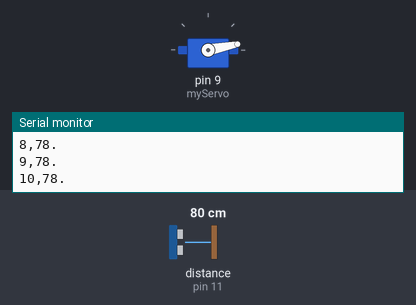
The sketch below on a simulated Arduino Uno, built with avr-gcc and run on an emulated ATmega328P. On the bench: servo, the last lines printed to the serial monitor. Wiring (inferred from the names in the program): ultrasonic range finder: trigger pin 10; echo pin 11. The test bench sets the inputs (shaded band); at power-on: distance to the obstacle (sensor on pin 11) 80 cm. The echo pulse lasts 58.3 µs per cm.

Above: at 1.2 s.
1.3 s: distance to the obstacle (sensor on pin 11) set to 2 cm
At 2.42 s:
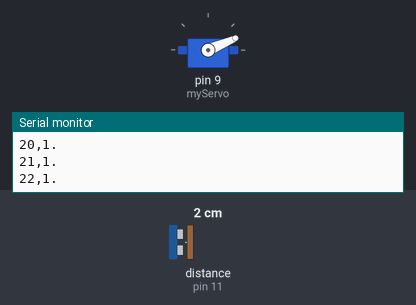
7.3 s: distance to the obstacle (sensor on pin 11) set to 120 cm
At 7.48 s:
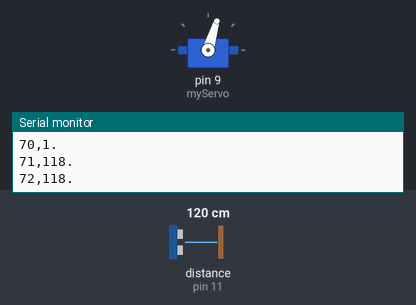
10.3 s: distance to the obstacle (sensor on pin 11) set to 18 cm
At 10.49 s:
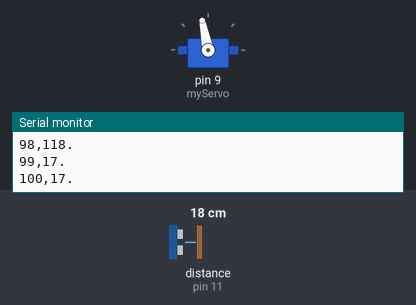
19.3 s: distance to the obstacle (sensor on pin 11) set to 299 cm
Timing chart, 0 to 23.3 s (numbered marks = the images above; inputs shaded):
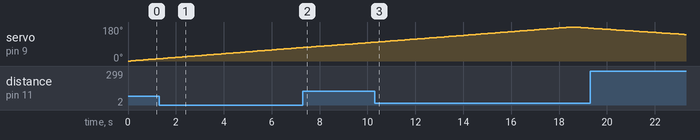

Measured:
- by itself, servo on pin 9 (myServo): rises from 99° to 180° in 8.2 s, then falls to 174° in 0.71 s

The sketch:

radararduino.ino
```cpp
#include <Servo.h>

const int trigPin = 10;
const int echoPin = 11;
long duration;
int distance;
Servo myServo;

void setup() {
  pinMode(trigPin, OUTPUT);
  pinMode(echoPin, INPUT);
  Serial.begin(9600);
  myServo.attach(9);
}

void loop() {
  for (int i = 0; i <= 180; i++) {
    myServo.write(i);
    delay(100);
    distance = calculateDistance();

    Serial.print(i);
    Serial.print(",");
    Serial.print(distance);
    Serial.println(".");  // Ensure Processing receives the correct format
  }

  for (int i = 180; i >= 0; i--) {
    myServo.write(i);
    delay(100);
    distance = calculateDistance();

    Serial.print(i);
    Serial.print(",");
    Serial.print(distance);
    Serial.println(".");  // Ensure Processing receives the correct format
  }
}

int calculateDistance() {
  digitalWrite(trigPin, LOW);
  delayMicroseconds(2);
  digitalWrite(trigPin, HIGH);
  delayMicroseconds(10);
  digitalWrite(trigPin, LOW);

  duration = pulseIn(echoPin, HIGH);
  int distance = duration * 0.034 / 2;
  return distance;
}
```
